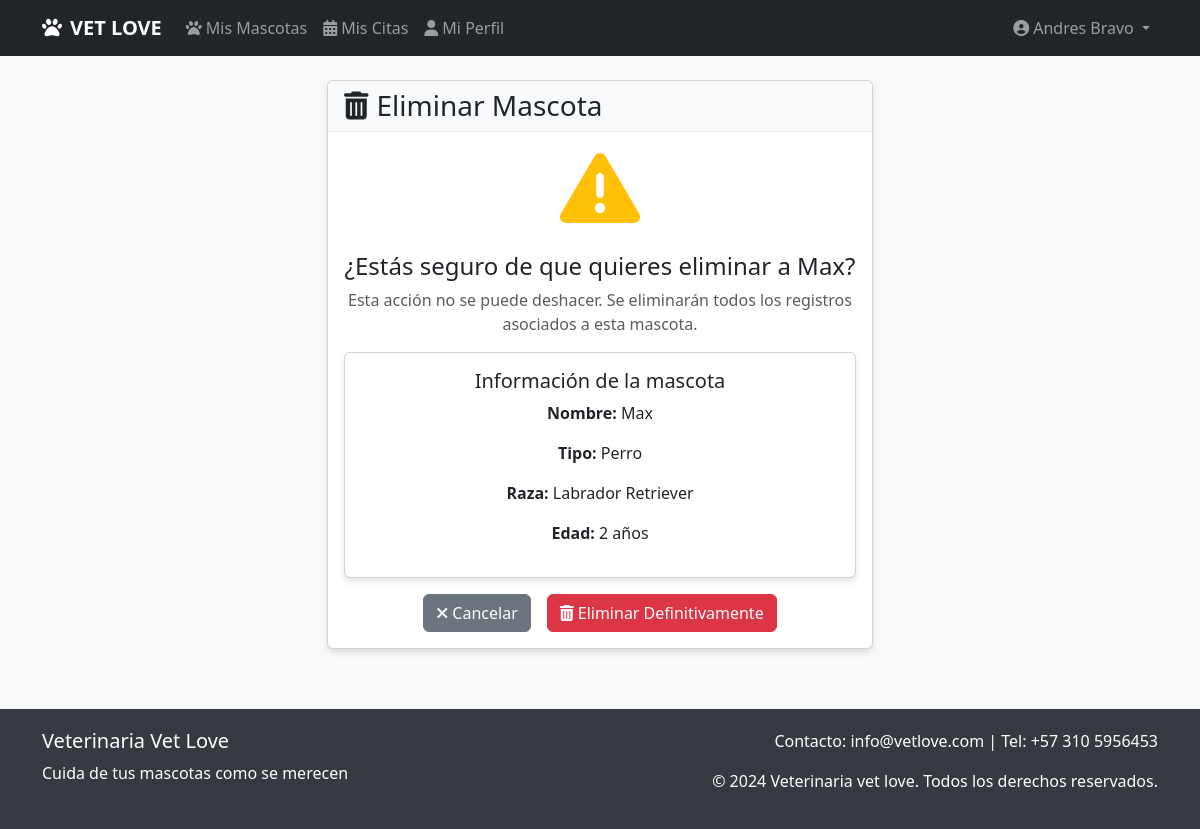
/mascotas/3/eliminar/ (signed in), run on the app's committed database.
### mascotas/models.py (models this page shows, shortened)
class Mascota(models.Model):
    TIPO_CHOICES = [
        ('perro', 'Perro'),
        ('gato', 'Gato'),
        ('ave', 'Ave'),
        ('roedor', 'Roedor'),
        ('reptil', 'Reptil'),
        ('otro', 'Otro'),
    ]
    SEXO_CHOICES = [
        ('macho', 'Macho'),
        ('hembra', 'Hembra'),
    ]
    nombre = models.CharField(max_length=100, verbose_name="Nombre")
    tipo = models.CharField(max_length=10, choices=TIPO_CHOICES, verbose_name="Tipo")
    raza = models.CharField(max_length=100, blank=True, verbose_name="Raza")
    sexo = models.CharField(max_length=10, choices=SEXO_CHOICES, verbose_name="Sexo")
    fecha_nacimiento = models.DateField(null=True, blank=True, verbose_name="Fecha de nacimiento")
    cliente = models.ForeignKey(Cliente, on_delete=models.CASCADE, related_name='mascotas', verbose_name="Cliente")
    foto = models.ImageField(upload_to='mascotas/', null=True, blank=True, verbose_name="Foto")
    caracteristicas = models.TextField(blank=True, verbose_name="Características")
    fecha_registro = models.DateTimeField(auto_now_add=True, verbose_name="Fecha de registro")
    def edad(self):
        from datetime import date
        if self.fecha_nacimiento:
            today = date.today()
            return today.year - self.fecha_nacimiento.year - (
                (today.month, today.day) < (self.fecha_nacimiento.month, self.fecha_nacimiento.day)
            )
        return None
    class Meta:
        verbose_name = "Mascota"
        verbose_name_plural = "Mascotas"
        ordering = ['nombre']

### mascotas/views.py (the view)
# urls.py: path('<int:mascota_id>/eliminar/', views.eliminar_mascota, name='eliminar_mascota'),
@login_required
def eliminar_mascota(request, mascota_id):
    mascota = get_object_or_404(Mascota, id=mascota_id)
    if not hasattr(request.user, 'cliente') or mascota.cliente != request.user.cliente:
        return HttpResponseForbidden("No tienes permiso para eliminar esta mascota")
    if request.method == 'POST':
        nombre = mascota.nombre
        mascota.delete()
        messages.success(request, f'{nombre} ha sido eliminado(a) correctamente.')
        return redirect('mascotas:lista_mascotas')
    return render(request, 'mascotas/eliminar_mascota.html', {'mascota': mascota})

### mascotas/templates/mascotas/eliminar_mascota.html (shortened to what this page needs)
{% extends 'base.html' %}
{% block content %}
<div class="row justify-content-center">
    <div class="col-md-6">
        <div class="card">
            <div class="card-header">
                <h3 class="card-title mb-0">
                    <i class="fas fa-trash-alt me-2"></i>Eliminar Mascota
                </h3>
            </div>
            <div class="card-body text-center">
                <div class="mb-4">
                    <i class="fas fa-exclamation-triangle fa-5x text-warning"></i>
                </div>
                <h4>¿Estás seguro de que quieres eliminar a {{ mascota.nombre }}?</h4>
                <p class="text-muted">Esta acción no se puede deshacer. Se eliminarán todos los registros asociados a esta mascota.</p>
                <div class="card mb-3">
                    <div class="card-body">
                        <h5>Información de la mascota</h5>
                        <p><strong>Nombre:</strong> {{ mascota.nombre }}</p>
                        <p><strong>Tipo:</strong> {{ mascota.get_tipo_display }}</p>
                        <p><strong>Raza:</strong> {{ mascota.raza|default:"No especificada" }}</p>
                        {% if mascota.fecha_nacimiento %}
                        <p><strong>Edad:</strong> {{ mascota.edad }} años</p>
                        {% endif %}
                    </div>
                </div>
                <form method="post">
                    <div class="d-grid gap-2 d-md-flex justify-content-md-center">
                        <a href="{% url 'mascotas:detalle_mascota' mascota.id %}" class="btn btn-secondary me-md-2">
                            <i class="fas fa-times me-1"></i>Cancelar
                        </a>
                        <button type="submit" class="btn btn-danger">
                            <i class="fas fa-trash-alt me-1"></i>Eliminar Definitivamente
                        </button>
                    </div>
                </form>
            </div>
        </div>
    </div>
</div>
{% endblock %}

### templates/base.html (shortened to what this page needs)
<!DOCTYPE html>
<html lang="es">
<head>
    <link href="https://cdn.jsdelivr.net/npm/bootstrap@5.3.0/dist/css/bootstrap.min.css" rel="stylesheet">
    <link rel="stylesheet" href="https://cdnjs.cloudflare.com/ajax/libs/font-awesome/6.4.0/css/all.min.css">
</head>
<body>
    <nav class="navbar navbar-expand-lg navbar-dark {% if user.is_staff %}admin-nav{% else %}bg-dark{% endif %} fixed-top">
        <div class="container">
           <a class="navbar-brand" href="{% url 'home' %}">
                <i class="fas fa-paw me-2"></i>VET LOVE
           </a>
            <div class="collapse navbar-collapse" id="navbarNav">
                <ul class="navbar-nav me-auto">
                    {% if user.is_staff %}
                    <li class="nav-item">
                        <a class="nav-link" href="{% url 'administracion:dashboard_admin' %}">
                            <i class="fas fa-tachometer-alt me-1"></i>Dashboard
                        </a>
                    </li>
                    <li class="nav-item">
                        <a class="nav-link" href="{% url 'admin:index' %}">
                            <i class="fas fa-cog me-1"></i>Panel Admin
                        </a>
                    </li>
                    <li class="nav-item">
                        <a class="nav-link" href="{% url 'admin:clientes_cliente_changelist' %}">
                            <i class="fas fa-users me-1"></i>Clientes
                        </a>
                    </li>
                    <li class="nav-item">
                        <a class="nav-link" href="{% url 'admin:mascotas_mascota_changelist' %}">
                            <i class="fas fa-paw me-1"></i>Mascotas
                        </a>
                    </li>
                    <li class="nav-item">
                        <a class="nav-link" href="{% url 'admin:citas_cita_changelist' %}">
                            <i class="fas fa-calendar-alt me-1"></i>Citas
                        </a>
                    </li>
                    {% else %}
                    <li class="nav-item">
                        <a class="nav-link" href="{% url 'mascotas:lista_mascotas' %}">
                            <i class="fas fa-paw me-1"></i>Mis Mascotas
                        </a>
                    </li>
                    <li class="nav-item">
                        <a class="nav-link" href="{% url 'citas:mis_citas' %}">
                            <i class="fas fa-calendar-alt me-1"></i>Mis Citas
                        </a>
                    </li>
                    <li class="nav-item">
                        <a class="nav-link" href="{% url 'clientes:perfil_cliente' %}">
                            <i class="fas fa-user me-1"></i>Mi Perfil
                        </a>
                    </li>
                    {% endif %}
                </ul>
                <ul class="navbar-nav">
                    {% if user.is_authenticated %}
                    <li class="nav-item dropdown">
                        <a class="nav-link dropdown-toggle" href="#" id="navbarDropdown" role="button" data-bs-toggle="dropdown">
                            <i class="fas fa-user-circle me-1"></i>{{ user.get_full_name|default:user.username }}
                        </a>
                    </li>
                    {% else %}
                    <li class="nav-item">
                        <a class="nav-link" href="{% url 'login' %}">
                            <i class="fas fa-sign-in-alt me-1"></i>Iniciar Sesión
                        </a>
                    </li>
                    {% endif %}
                </ul>
            </div>
        </div>
    </nav>
    <main class="container mt-4">
        {% block content %}
        {% endblock %}
    </main>
    <footer class="footer">
        <div class="container">
            <div class="row">
                <div class="col-md-6">
                    <h5>Veterinaria Vet Love</h5>
                    <p>Cuida de tus mascotas como se merecen</p>
                </div>
                <div class="col-md-6 text-md-end">
                    <p>Contacto: info@vetlove.com | Tel: +57 310 5956453</p>
                    <p>&copy; 2024 Veterinaria vet love. Todos los derechos reservados.</p>
                </div>
            </div>
        </div>
    </footer>
</body>
</html>

### templates/base.html (style rules this page uses)
body { background-color: #f8f9fa; padding-top: 56px; }
.navbar-brand { font-weight: bold; }
.footer { background-color: #343a40; color: white; padding: 20px 0; margin-top: 40px; }
.card { box-shadow: 0 4px 6px rgba(0, 0, 0, 0.1); margin-bottom: 20px; }
.card-header { background-color: #f8f9fa; border-bottom: 1px solid #e9ecef; }

### data on the page
Mascota: nombre "Max", tipo "Perro", raza "Labrador Retriever", edad "2"

### other printed values
{{ user.get_full_name|default:user.username }} "Andres Bravo"
